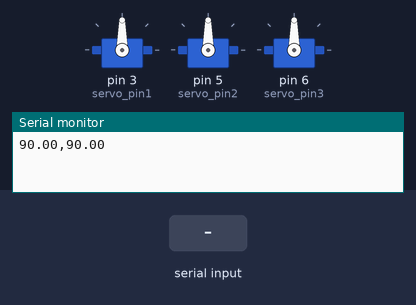
Simulated run of this sketch. Board: Arduino Uno, built with avr-gcc and run on an emulated ATmega328P. Parts: 3 × servo, the last lines printed to the serial monitor. Inputs (shaded band) come from the test bench.

Above: at 1.2 s.
1.3 s: "90,45\n" received over Serial
3.3 s: "," received over Serial
At 3.48 s:
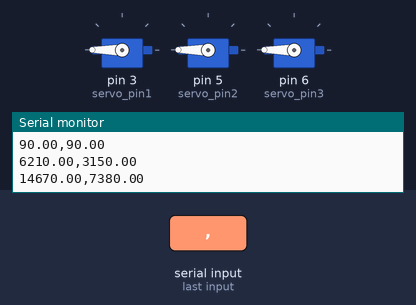
6.3 s: "30,150\n" received over Serial
At 8.41 s:
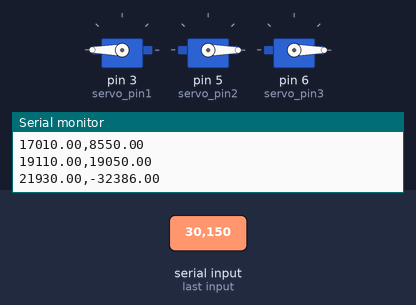
9.3 s: "5\n" received over Serial
At 9.98 s:
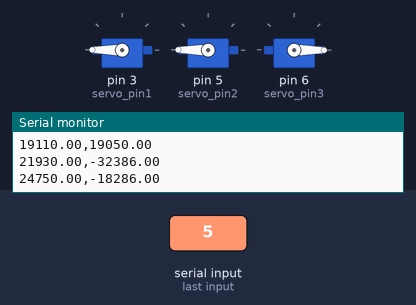
12.3 s: "90\n" received over Serial
At 13.07 s:
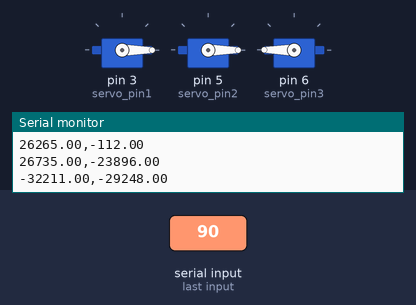
15.3 s: "1,90,45\n" received over Serial
At 15.3 s:
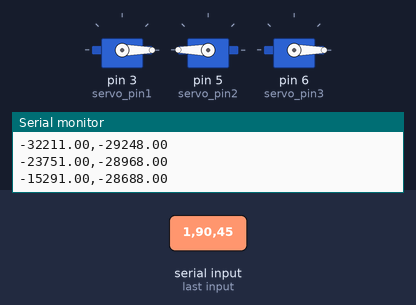
Timing chart, 0 to 38.1 s (numbered marks = the images above; inputs shaded):
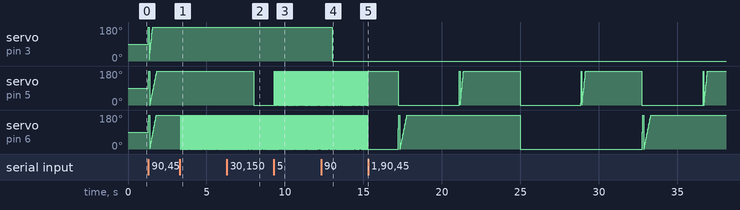

The sketch:

arduinoT2.ino
```cpp
//Incluir libreria control de servos
#include <Servo.h>

//Pines servos;
#define servo_pin1 3
#define servo_pin2 5
#define servo_pin3 6

//Inicializar objetos servo
Servo servo1;//Base
Servo servo2;//Medio
Servo servo3;//Garra

//Guardar posicion servos
int servo_pos1 = 90;
int servo_pos2 = 90;
int servo_pos3 = 100;

//Variables para guardar las instrucciones
int servo_control1 = 0;
int servo_control2 = 0;
int servo_control3 = 0;

//Variables para recibir el comando
String delimiter = ",";
String substr;
int delimiterIndex;


//Para manipulador
const float msRightSpin = 738;          //Tiempo en dar una vuelta hacia la derecha
const float msLeftSpin = 1330;          //Tiempo en dar una vuelta hacia la izquierda
const float numLaps = 4;                //Número de vueltas para abrir la garra

const int rightVal = 86;          //Sentido horario
const int leftVal = 100;          //Sentido anti-horario
const int stopVal = 90;           //Valor en el que el servo se mantiene quieto

char data = '\0';
unsigned long now;
unsigned long lastTime;
unsigned long stopTime;

//Mandar angulos
String hola1 = " ";
String hola2 = " ";

int tiempo1 = 0;
int tiempo2 = 0;
int intervalo = 1000;


void setup() {
  //Inicializar el serial
  Serial.begin(250000);
  Serial.setTimeout(1);

  //Inicializar los servos
  servo1.attach(servo_pin1);
  servo2.attach(servo_pin2);
  servo3.attach(servo_pin3);

  //Posicion inical servos;
  servo1.write(servo_pos1);
  servo2.write(servo_pos2);
  servo3.write(stopVal);

}

void loop() {

  //Recibir y parsear los controles
  if (Serial.available() > 0) {

  String inputString = Serial.readString();
  int values[4]; // array to store the four parsed floats
  int valueIndex = 0; // index to keep track of which float is being parsed
  int commaIndex = 0; // index to keep track of the comma position

  while (commaIndex >= 0) {
    commaIndex = inputString.indexOf(","); // find the next comma in the input string
    if (commaIndex >= 0) {
      values[valueIndex] = atoi(inputString.substring(0, commaIndex).c_str()); // parse the float between the start of the string and the comma
      inputString = inputString.substring(commaIndex + 1); // remove the parsed float and the comma from the input string
      valueIndex++; // increment the index to parse the next float
    }
  }

  values[valueIndex] = atoi(inputString.c_str()); // parse the final float in the input string

  // destructure
  servo_control1 = values[0];
  servo_control2 = values[1];
  servo_control3 = values[2];

  }


  //Mover los servos dependiendo del input

  if (servo_control1 != 0){
    servo_pos1 = servo_pos1 + servo_control1;
    servo1.write(servo_pos1);
    }

  if (servo_control2 != 0){
    servo_pos2 = servo_pos2 + servo_control2;
    servo2.write(servo_pos2);
    }

  if (servo_control3 != 0){
    servo_pos3 = servo_pos3 + servo_control3;
    servo3.write(servo_pos3);

  }


  char buffer[20];
  dtostrf(servo_pos1, 5, 2, buffer);
  String cadena1 = String(buffer);
  dtostrf(servo_pos2, 5, 2, buffer);
  String cadena2 = String(buffer);


  hola1 = cadena1 +"," +cadena2;


  tiempo1 = millis();
  if (tiempo1-tiempo2>intervalo){
      tiempo2 = tiempo1;
      Serial.println(hola1);
      hola2 = hola1;
      }


  delay(10);

}
```

Measured:
- after the input at 3.3 s, servo on pin 3 (servo_pin1): stays 180° (without the input it goes to 0° after 1.9 s)
- after the input at 6.3 s, servo on pin 5 (servo_pin2): 180° → 0° after 1.7 s
- after the input at 9.3 s, servo on pin 3 (servo_pin1): stays 180° (without the input it goes to 0° after 2.6 s)
- after the input at 12.3 s, servo on pin 3 (servo_pin1): 180° → 0° after 0.70 s
- after the input at 15.3 s, servo on pin 3 (servo_pin1): stays 0° (without the input it goes to 99° after 1.6 s)
- by itself, servo on pin 6 (servo_pin3): ramps from 0° to 180° and jumps back, once every 7.8 s
